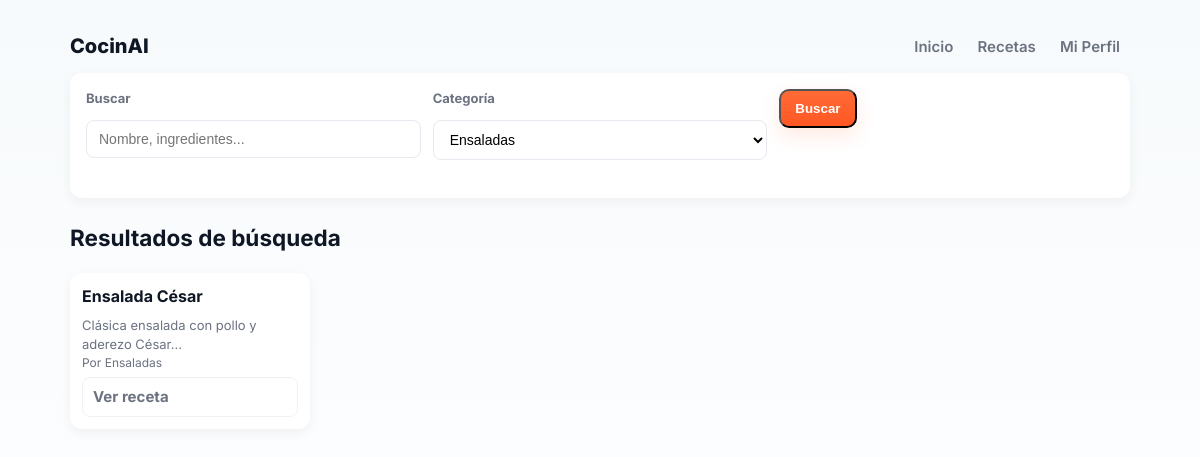
The app's page /search.php?categoria=2 (signed in) with its own data.
### tables this page shows
CREATE TABLE Receta (
    id INT AUTO_INCREMENT PRIMARY KEY,
    nombre VARCHAR(150) NOT NULL,
    descripcion TEXT,
    ingredientes TEXT,
    instrucciones TEXT,
    calorias INT,
    carbohidratos INT,
    proteinas INT,
    grasas INT,
    categoria_id INT,
    usuario_id INT,
    FOREIGN KEY (categoria_id) REFERENCES Categoria(id),
    FOREIGN KEY (usuario_id) REFERENCES Usuario(id)
);

CREATE TABLE Categoria (
    id INT AUTO_INCREMENT PRIMARY KEY,
    nombre VARCHAR(100) NOT NULL
);

### search.php (the view, shortened to what this page needs)
<?php
require_once __DIR__ . '/Nueva carpeta/BD/conexion.php';
$query = trim($_GET['q'] ?? '');
$categoria = intval($_GET['categoria'] ?? 0);
$categorias = [];
$catQuery = $conn->query("SELECT id, nombre FROM Categoria ORDER BY nombre");
while ($cat = $catQuery->fetch_assoc()) {
    $categorias[] = $cat;
}
$where = [];
$params = [];
$types = '';
if ($categoria > 0) {
    $where[] = "r.categoria_id = ?";
    $params[] = &$categoria;
    $types .= 'i';
}
$sql = "SELECT r.*, u.nombre_usuario as autor, c.nombre as categoria
        FROM Receta r
        LEFT JOIN Usuario u ON r.usuario_id = u.id
        LEFT JOIN Categoria c ON r.categoria_id = c.id";
if (!empty($where)) {
    $sql .= " WHERE " . implode(" AND ", $where);
}
$sql .= " ORDER BY r.id DESC";
$stmt = $conn->prepare($sql);
if (!empty($params)) {
    $stmt->bind_param($types, ...$params);
}
$stmt->execute();
$resultados = $stmt->get_result()->fetch_all(MYSQLI_ASSOC);
?>
<!DOCTYPE html>
<html lang="es">
<head>
    <link rel="stylesheet" href="styles.css">
</head>
<body>
    <div class="container">
        <header>
            <div><a href="index.php" class="logo">CocinAI</a></div>
            <nav>
                <a href="index.php">Inicio</a>
                <a href="recipes.php">Recetas</a>
                <?php if (!empty($_SESSION['user_id'])): ?>
                    <a href="profile.php">Mi Perfil</a>
                <?php endif; ?>
            </nav>
        </header>
        <form class="search-form" method="get">
            <div class="search-grid">
                <div class="form-field">
                    <label>Buscar</label>
                    <input type="text" name="q" value="<?php echo htmlspecialchars($query); ?>"
                           placeholder="Nombre, ingredientes...">
                </div>
                <div class="form-field">
                    <label>Categoría</label>
                    <select name="categoria">
                        <?php foreach ($categorias as $cat): ?>
                            <option value="<?php echo $cat['id']; ?>"
                                <?php echo $categoria == $cat['id'] ? 'selected' : ''; ?>>
                                <?php echo htmlspecialchars($cat['nombre']); ?>
                            </option>
                        <?php endforeach; ?>
                    </select>
                </div>
                <div class="form-field">
                    <button type="submit" class="btn">Buscar</button>
                </div>
            </div>
        </form>
        <div class="search-results">
            <h2>Resultados de búsqueda</h2>
            <?php if (empty($resultados)): ?>
                <p>No se encontraron recetas que coincidan con tu búsqueda.</p>
            <?php else: ?>
                <div class="grid">
                    <?php foreach ($resultados as $r): ?>
                        <article class="card">
                            <div class="body">
                                <h4><?php echo htmlspecialchars($r['nombre']); ?></h4>
                                <p class="text-muted"><?php echo htmlspecialchars(substr($r['descripcion'], 0, 100)); ?>...</p>
                                <div class="meta">
                                    <span>Por <?php echo htmlspecialchars($r['autor']); ?></span>
                                    <?php if (!empty($r['categoria'])): ?>
                                        <span><?php echo htmlspecialchars($r['categoria']); ?></span>
                                    <?php endif; ?>
                                </div>
                                <a href="recipe.php?id=<?php echo $r['id']; ?>" class="btn-sm">Ver receta</a>
                            </div>
                        </article>
                    <?php endforeach; ?>
                </div>
            <?php endif; ?>
        </div>
    </div>
</body>
</html>

### styles.css (style rules this page uses)
:root { --bg: #f7fafc; --card: #ffffff; --muted: #6b7280; --text: #0f1724; --accent: #ff6b35; --accent-600: #ff5724; --radius: 12px; --glass: rgba(255,255,255,0.6); --shadow: 0 6px 20px rgba(15,23,36,0.06); --shadow-sm: 0 4px 12px rgba(15,23,36,0.05); --max-width: 1100px; }
* { box-sizing:border-box }
html,body { height:100% }
body { margin:0; font-family: "Inter", system-ui, -apple-system, "Segoe UI", Roboto, "Helvetica Neue", Arial; background: linear-gradient(180deg, var(--bg) 0%, #ffffff 100%); color:var(--text); -webkit-font-smoothing:antialiased; -moz-osx-font-smoothing:grayscale; line-height:1.45; font-size:15px; }
.container { max-width:var(--max-width); margin:0 auto; padding:20px; }
header { display:flex; align-items:center; justify-content:space-between; gap:16px; padding:12px 0; }
header a.logo { font-weight:800; font-size:20px; color:var(--text); text-decoration:none; }
nav a { color:var(--muted); text-decoration:none; padding:8px 10px; border-radius:8px; transition:all .18s ease; font-weight:600; }
a.cta, .btn { background: linear-gradient(180deg, var(--accent) 0%, var(--accent-600) 100%); color:#fff; padding:10px 14px; border-radius:10px; text-decoration:none; font-weight:600; display:inline-block; box-shadow: 0 8px 20px rgba(255,107,53,0.14); transition:transform .12s ease, box-shadow .12s ease; }
.grid { display:flex; flex-wrap:wrap; gap:18px; margin-top:12px; align-items:center; align-content: center; }
.card { background:var(--card); border-radius:12px; overflow:hidden; width:240px; box-shadow:var(--shadow-sm); transition:transform .14s ease, box-shadow .14s ease; display:flex; flex-direction:column; }
.card .body { padding:12px; flex:1; display:flex; flex-direction:column; }
.card h4 { margin:0 0 8px; font-size:16px; }
.card p { margin:0; color:var(--muted); font-size:13px; }
.meta { font-size:12px; color:var(--muted); margin-bottom:6px }
form input[type="text"], form input[type="number"], form textarea, form select { width:100%; padding:10px 12px; border-radius:8px; border:1px solid #e6e9ef; margin:6px 0 12px; font-size:14px; background:#fff; outline:none; transition:box-shadow .12s ease, border-color .12s ease; }
.btn-sm { display:inline-flex; align-items:center; gap:8px; padding:8px 10px; border-radius:8px; background:#fff; border:1px solid #eef2f6; color:var(--muted); font-weight:700; text-decoration:none; }
.form-field { margin-bottom:10px; }
.form-field label { display:block; font-weight:700; font-size:13px; margin-bottom:6px; color:var(--muted) }
a { color:var(--accent); }
.text-muted { color:var(--muted) }
.search-form { background: var(--card); padding: 16px; border-radius: 12px; box-shadow: var(--shadow-sm); margin-bottom: 24px; }
.search-grid { display: grid; grid-template-columns: 1fr 1fr 1fr; gap: 12px; }

### records on screen
receta: nombre "Ensalada César", descripcion "Clásica ensalada con pollo y aderezo César", categoria.nombre "Ensaladas"

### other values on screen
form field categoria "Ensaladas"
